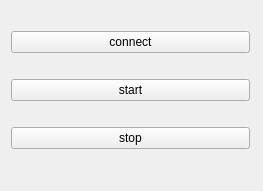
<?xml version="1.0" encoding="UTF-8"?>
<ui version="4.0">
 <class>MainWindow</class>
 <widget class="QMainWindow" name="MainWindow">
  <property name="geometry">
   <rect>
    <x>0</x>
    <y>0</y>
    <width>263</width>
    <height>191</height>
   </rect>
  </property>
  <property name="windowTitle">
   <string>MainWindow</string>
  </property>
  <widget class="QWidget" name="centralWidget">
   <widget class="QWidget" name="layoutWidget">
    <property name="geometry">
     <rect>
      <x>0</x>
      <y>0</y>
      <width>261</width>
      <height>181</height>
     </rect>
    </property>
    <layout class="QGridLayout" name="gridLayout">
     <item row="1" column="1">
      <widget class="QPushButton" name="sendButton">
       <property name="text">
        <string>start</string>
       </property>
      </widget>
     </item>
     <item row="0" column="1">
      <widget class="QPushButton" name="connectButton">
       <property name="text">
        <string>connect</string>
       </property>
      </widget>
     </item>
     <item row="2" column="1">
      <widget class="QPushButton" name="stopButton">
       <property name="text">
        <string>stop</string>
       </property>
       <property name="checkable">
        <bool>false</bool>
       </property>
      </widget>
     </item>
    </layout>
   </widget>
  </widget>
 </widget>
 <layoutdefault spacing="6" margin="11"/>
 <resources/>
 <connections/>
</ui>
